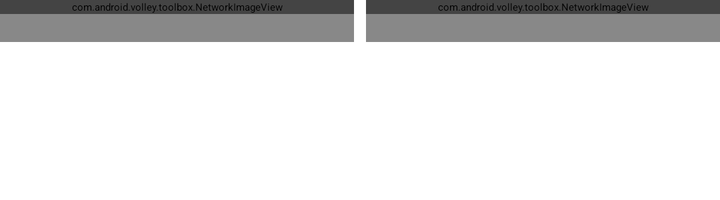
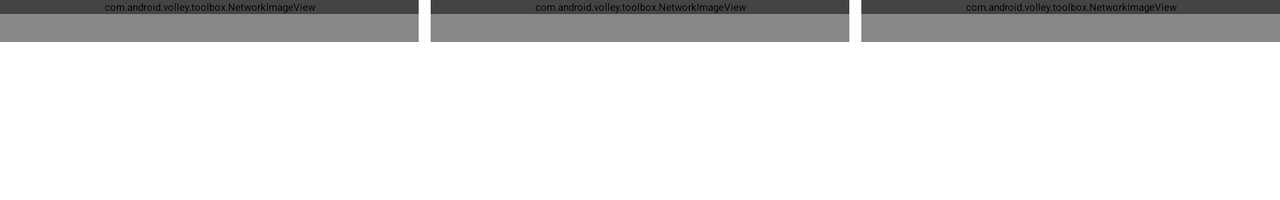

Compare how this app lays out the same screen by default and in its alternative resource folder. The renders come first, then the two layout files and the values they reference.
<!-- AndroidManifest.xml: application theme AppTheme -->
<!-- res/layout/layout_card_videos.xml -->
<?xml version="1.0" encoding="utf-8"?>
<LinearLayout xmlns:android="http://schemas.android.com/apk/res/android"
    xmlns:tools="http://schemas.android.com/tools"
    android:id="@+id/videos_container"
    android:orientation="horizontal"
    android:layout_width="fill_parent"
    android:baselineAligned="false"
    android:layout_height="100dp"
    tools:showIn="@layout/fragment_location_summary">


    <FrameLayout
        android:layout_marginRight="3dp"
        android:layout_weight="1"
        android:layout_width="0dp"
        android:layout_height="wrap_content">

        <com.android.volley.toolbox.NetworkImageView
            android:scaleType="centerCrop"
            android:src="@drawable/lac"
            android:layout_width="fill_parent"
            android:layout_height="wrap_content" />

        <TextView
            android:lines="2"
            android:layout_gravity="bottom"
            android:background="#77000000"
            android:padding="4dp"
            android:textColor="@color/white"
            android:layout_width="fill_parent"
            android:layout_height="wrap_content" />

    </FrameLayout>

    <FrameLayout
        android:layout_marginLeft="3dp"
        android:layout_weight="1"
        android:layout_width="0dp"
        android:layout_height="wrap_content">

        <com.android.volley.toolbox.NetworkImageView
            android:scaleType="centerCrop"
            android:src="@drawable/lac"
            android:layout_width="fill_parent"
            android:layout_height="wrap_content" />

        <TextView
            android:lines="2"
            android:layout_gravity="bottom"
            android:background="#77000000"
            android:padding="4dp"
            android:textColor="@color/white"
            android:layout_width="fill_parent"
            android:layout_height="wrap_content" />
    </FrameLayout>

</LinearLayout>
<!-- res/layout/fragment_location_summary.xml (included above) -->
<RelativeLayout xmlns:android="http://schemas.android.com/apk/res/android"
    android:layout_width="fill_parent"
    android:layout_height="wrap_content">

    <ScrollView xmlns:tools="http://schemas.android.com/tools"
        android:layout_width="match_parent"
        android:layout_height="match_parent">

        <LinearLayout
            android:layout_width="match_parent"
            android:layout_height="wrap_content"
            android:orientation="vertical">

            <FrameLayout
                android:id="@+id/header_container"
                android:layout_width="fill_parent"
                android:layout_height="240dp">

                <com.android.volley.toolbox.NetworkImageView
                    android:id="@+id/big_image"
                    tools:src="@drawable/lac"
                    android:layout_width="fill_parent"
                    android:layout_height="240dp" />

                <TextView
                    android:layout_width="fill_parent"
                    android:layout_height="wrap_content"
                    android:textColor="@color/white"
                    android:padding="6dp"
                    android:textSize="16sp"
                    android:text="10 photos"
                    android:layout_gravity="bottom" />

            </FrameLayout>

            <LinearLayout
                android:layout_marginTop="1dp"
                android:id="@+id/title_header"
                android:layout_width="fill_parent"
                android:layout_height="wrap_content"
                android:orientation="horizontal">

                <TextView
                    android:id="@+id/location"
                    android:layout_weight="1"
                    android:padding="6dp"
                    android:layout_gravity="center_vertical"
                    android:textColor="#FFF"
                    tools:text="EXAMPLENOW"
                    android:textSize="30sp"
                    android:textStyle="bold"
                    android:layout_width="0dp"
                    android:layout_height="wrap_content" />

                <View
                    android:background="#fff"
                    android:layout_width="1dp"
                    android:layout_height="fill_parent" />

                <ImageView
                    android:id="@+id/small_image"
                    tools:src="@drawable/bazin"
                    android:scaleType="centerCrop"
                    android:layout_width="100dp"
                    android:layout_height="100dp" />


            </LinearLayout>

            <LinearLayout
                android:orientation="vertical"
                android:padding="6dp"
                android:layout_width="fill_parent"
                android:layout_height="wrap_content">

                <TextView
                    android:id="@+id/description_label"
                    style="@style/TextView.Category"
                    android:drawableLeft="@drawable/ic_description"
                    android:drawableStart="@drawable/ic_description"
                    android:gravity="center_vertical"
                    android:text="DESCRIPTION"
                    android:layout_width="fill_parent"
                    android:layout_height="wrap_content" />

                <View
                    android:layout_marginBottom="6dp"
                    android:layout_width="fill_parent"
                    android:background="#ccc"
                    android:layout_height="1dp" />

                <TextView
                    android:id="@+id/description"
                    android:background="@drawable/description_background"
                    android:maxLines="5"
                    android:layout_gravity="bottom"
                    tools:text="Using the Uber API, developers can integrate the power of Uber into 3rd party applications. Calls to the API can be made to request information on available car types, driver location expressed"
                    android:textSize="18sp"
                    android:layout_width="fill_parent"
                    android:layout_height="wrap_content" />

            </LinearLayout>


            <LinearLayout
                android:id="@+id/attractions_card"
                android:orientation="vertical"
                android:padding="6dp"
                android:layout_width="fill_parent"
                android:layout_height="wrap_content">

                <TextView
                    style="@style/TextView.Category"
                    android:id="@+id/attractions_label"
                    android:text="ATRACTIONS"
                    android:drawableLeft="@drawable/ic_theatre"
                    android:drawableStart="@drawable/ic_theatre"
                    android:gravity="center_vertical"
                    android:layout_width="fill_parent"
                    android:layout_height="wrap_content" />

                <View
                    android:layout_marginBottom="6dp"
                    android:layout_width="fill_parent"
                    android:background="#ccc"
                    android:layout_height="1dp" />

                <LinearLayout
                    android:id="@+id/attractions_photos_container"
                    android:layout_marginTop="4dp"
                    android:orientation="horizontal"
                    android:layout_width="fill_parent"
                    android:layout_height="wrap_content">

                    <FrameLayout
                        android:layout_marginRight="3dp"
                        android:layout_weight="1"
                        android:layout_width="0dp"
                        android:layout_height="wrap_content">

                        <com.android.volley.toolbox.NetworkImageView
                            android:scaleType="centerCrop"
                            android:src="@drawable/lac"
                            android:layout_width="fill_parent"
                            android:layout_height="120dp" />

                        <TextView
                            android:lines="2"
                            android:layout_gravity="bottom"
                            android:background="#77000000"
                            android:padding="4dp"
                            android:textColor="@color/white"
                            android:layout_width="fill_parent"
                            android:layout_height="wrap_content" />

                    </FrameLayout>

                    <FrameLayout
                        android:layout_marginLeft="3dp"
                        android:layout_weight="1"
                        android:layout_width="0dp"
                        android:layout_height="wrap_content">

                        <com.android.volley.toolbox.NetworkImageView
                            android:scaleType="centerCrop"
                            android:src="@drawable/lac"
                            android:layout_width="fill_parent"
                            android:layout_height="120dp" />

                        <TextView
                            android:lines="2"
                            android:layout_gravity="bottom"
                            android:background="#77000000"
                            android:padding="4dp"
                            android:textColor="@color/white"
                            android:layout_width="fill_parent"
                            android:layout_height="wrap_content" />
                    </FrameLayout>
                </LinearLayout>

            </LinearLayout>

            
            <LinearLayout
                android:id="@+id/streetview_card"
                android:visibility="gone"
                android:orientation="vertical"
                android:padding="6dp"
                android:layout_width="fill_parent"
                android:layout_height="wrap_content">

                <TextView
                    android:id="@+id/streetview_label"
                    style="@style/TextView.Category"
                    android:text="STREET VIEW"
                    android:drawableLeft="@drawable/ic_street_view"
                    android:drawableStart="@drawable/ic_street_view"
                    android:gravity="center_vertical"
                    android:layout_width="fill_parent"
                    android:layout_height="wrap_content" />

                <View
                    android:layout_marginBottom="6dp"
                    android:layout_width="fill_parent"
                    android:background="#ccc"
                    android:layout_height="1dp" />

                <ImageView
                    android:layout_marginTop="4dp"
                    android:scaleType="centerCrop"
                    android:src="@drawable/streetview"
                    android:layout_width="fill_parent"
                    android:layout_height="140dp" />

            </LinearLayout>

            <include layout="@layout/videos_card" />


        </LinearLayout>
    </ScrollView>

    
    <FrameLayout
        android:id="@+id/progress_view"
        android:background="@color/white"
        android:layout_centerInParent="true"
        android:layout_width="fill_parent"
        android:layout_height="match_parent">

        <ProgressBar
            android:layout_gravity="center"
            android:layout_width="wrap_content"
            android:layout_height="wrap_content" />

    </FrameLayout>

</RelativeLayout>
<!-- res/layout/videos_card.xml (included above) -->
<?xml version="1.0" encoding="utf-8"?>
<LinearLayout xmlns:android="http://schemas.android.com/apk/res/android"
    xmlns:tools="http://schemas.android.com/tools"
    android:id="@+id/videos_card"
    android:orientation="vertical"
    android:padding="6dp"
    android:layout_width="fill_parent"
    android:layout_height="wrap_content"
    tools:showIn="@layout/fragment_location_summary">

    <TextView
        android:id="@+id/videos_label"
        style="@style/TextView.Category"
        android:text="VIDEOS"
        android:drawableLeft="@drawable/ic_video"
        android:drawableStart="@drawable/ic_video"
        android:gravity="center_vertical"
        android:layout_width="fill_parent"
        android:layout_height="wrap_content" />

    <View
        android:layout_marginBottom="6dp"
        android:layout_width="fill_parent"
        android:background="#ccc"
        android:layout_height="1dp" />

    <LinearLayout
        android:id="@+id/videos_container"
        android:layout_marginTop="4dp"
        android:orientation="horizontal"
        android:layout_width="fill_parent"
        android:layout_height="100dp">

        <FrameLayout
            android:layout_marginRight="3dp"
            android:layout_weight="1"
            android:layout_width="0dp"
            android:layout_height="wrap_content">

            <com.android.volley.toolbox.NetworkImageView
                android:scaleType="centerCrop"
                android:src="@drawable/lac"
                android:layout_width="fill_parent"
                android:layout_height="wrap_content" />

            <TextView
                android:lines="2"
                android:layout_gravity="bottom"
                android:background="#77000000"
                android:padding="4dp"
                android:textColor="@color/white"
                android:layout_width="fill_parent"
                android:layout_height="wrap_content" />

        </FrameLayout>

        <FrameLayout
            android:layout_marginLeft="3dp"
            android:layout_weight="1"
            android:layout_width="0dp"
            android:layout_height="wrap_content">

            <com.android.volley.toolbox.NetworkImageView
                android:scaleType="centerCrop"
                android:src="@drawable/lac"
                android:layout_width="fill_parent"
                android:layout_height="wrap_content" />

            <TextView
                android:lines="2"
                android:layout_gravity="bottom"
                android:background="#77000000"
                android:padding="4dp"
                android:textColor="@color/white"
                android:layout_width="fill_parent"
                android:layout_height="wrap_content" />
        </FrameLayout>
    </LinearLayout>

</LinearLayout>
<!-- resources referenced by this layout -->
<resources>
  <color name="white">#fff</color>
  <!-- drawable bazin: jpg bitmap (drawable, 12169 bytes) -->
  <!-- drawable description_background (drawable) -->
  <?xml version="1.0" encoding="utf-8"?>
  <selector xmlns:android="http://schemas.android.com/apk/res/android"
      android:exitFadeDuration="@android:integer/config_shortAnimTime"
      android:enterFadeDuration="@android:integer/config_shortAnimTime">
  
      <item android:drawable="@color/grey_light" android:state_pressed="true"/>
      <item android:drawable="@color/row_foreground"/>
  
  </selector>
  <!-- drawable ic_description: png bitmap (drawable-hdpi, 294 bytes) -->
  <!-- drawable ic_street_view: png bitmap (drawable-hdpi, 934 bytes) -->
  <!-- drawable ic_theatre: png bitmap (drawable-hdpi, 1117 bytes) -->
  <!-- drawable ic_video: png bitmap (drawable-hdpi, 535 bytes) -->
  <!-- drawable lac: jpg bitmap (drawable, 109840 bytes) -->
  <!-- drawable streetview: png bitmap (drawable, 399048 bytes) -->
  <style name="TextView.Category" parent="android:Widget.TextView">
          <item name="android:layout_marginTop">8dp</item>
          <item name="android:layout_marginBottom">8dp</item>
          <item name="android:textSize">20sp</item>
          <item name="android:textColor">#424242</item>
          <item name="android:textStyle">bold</item>
      </style>
  <!-- from res/values-v21/ -->
  <style name="AppTheme" parent="AppTheme.Base" />
  <color name="grey_light">#5ccc</color>
  <color name="row_foreground">#00000000</color>
</resources>
<!-- res/layout-land/layout_card_videos.xml (the repository's variant of the layout above) -->
<!-- drawn on the phone turned sideways -->
<?xml version="1.0" encoding="utf-8"?>
<LinearLayout xmlns:android="http://schemas.android.com/apk/res/android"
    xmlns:tools="http://schemas.android.com/tools"
    android:id="@+id/videos_container"
    android:orientation="horizontal"
    android:layout_width="fill_parent"
    android:baselineAligned="false"
    android:layout_height="100dp"
    tools:showIn="@layout/fragment_location_summary">

    <FrameLayout
        android:layout_marginRight="3dp"
        android:layout_weight="1"
        android:layout_width="0dp"
        android:layout_height="wrap_content">

        <com.android.volley.toolbox.NetworkImageView
            android:scaleType="centerCrop"
            android:src="@drawable/lac"
            android:layout_width="fill_parent"
            android:layout_height="wrap_content" />

        <TextView
            android:lines="2"
            android:layout_gravity="bottom"
            android:background="#77000000"
            android:padding="4dp"
            android:textColor="@color/white"
            android:layout_width="fill_parent"
            android:layout_height="wrap_content" />

    </FrameLayout>

    <FrameLayout
        android:layout_marginLeft="3dp"
        android:layout_marginRight="3dp"
        android:layout_weight="1"
        android:layout_width="0dp"
        android:layout_height="wrap_content">

        <com.android.volley.toolbox.NetworkImageView
            android:scaleType="centerCrop"
            android:src="@drawable/lac"
            android:layout_width="fill_parent"
            android:layout_height="wrap_content" />

        <TextView
            android:lines="2"
            android:layout_gravity="bottom"
            android:background="#77000000"
            android:padding="4dp"
            android:textColor="@color/white"
            android:layout_width="fill_parent"
            android:layout_height="wrap_content" />
    </FrameLayout>

    <FrameLayout
        android:layout_marginLeft="3dp"
        android:layout_weight="1"
        android:layout_width="0dp"
        android:layout_height="wrap_content">

        <com.android.volley.toolbox.NetworkImageView
            android:scaleType="centerCrop"
            android:src="@drawable/lac"
            android:layout_width="fill_parent"
            android:layout_height="wrap_content" />

        <TextView
            android:lines="2"
            android:layout_gravity="bottom"
            android:background="#77000000"
            android:padding="4dp"
            android:textColor="@color/white"
            android:layout_width="fill_parent"
            android:layout_height="wrap_content" />
    </FrameLayout>

</LinearLayout>
